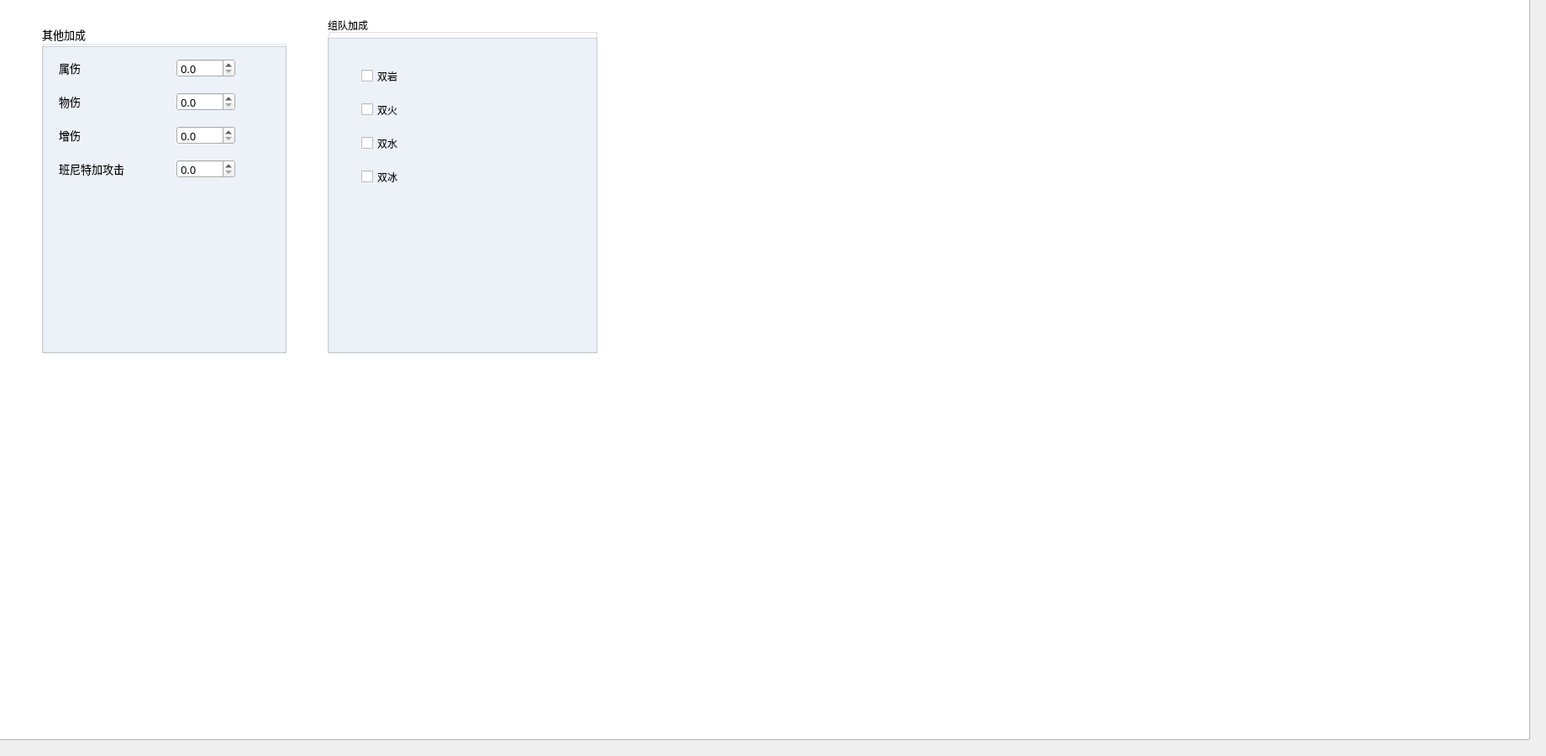
    <widget class="QWidget" name="tab_2">
     <attribute name="title">
      <string>其他增益</string>
     </attribute>
     <widget class="QGroupBox" name="groupBox_5">
      <property name="geometry">
       <rect>
        <x>50</x>
        <y>30</y>
        <width>291</width>
        <height>391</height>
       </rect>
      </property>
      <property name="font">
       <font>
        <family>汉仪文黑-85W</family>
        <pointsize>10</pointsize>
        <weight>50</weight>
        <italic>false</italic>
        <bold>false</bold>
       </font>
      </property>
      <property name="styleSheet">
       <string notr="true"/>
      </property>
      <property name="title">
       <string>其他加成</string>
      </property>
      <widget class="QDoubleSpinBox" name="digit_fd">
       <property name="geometry">
        <rect>
         <x>160</x>
         <y>80</y>
         <width>70</width>
         <height>22</height>
        </rect>
       </property>
       <property name="decimals">
        <number>1</number>
       </property>
       <property name="maximum">
        <double>1000.000000000000000</double>
       </property>
       <property name="singleStep">
        <double>1.000000000000000</double>
       </property>
      </widget>
      <widget class="QLabel" name="label_6">
       <property name="geometry">
        <rect>
         <x>20</x>
         <y>40</y>
         <width>61</width>
         <height>21</height>
        </rect>
       </property>
       <property name="text">
        <string>属伤</string>
       </property>
      </widget>
      <widget class="QLabel" name="label_13">
       <property name="geometry">
        <rect>
         <x>20</x>
         <y>80</y>
         <width>61</width>
         <height>21</height>
        </rect>
       </property>
       <property name="text">
        <string>物伤</string>
       </property>
      </widget>
      <widget class="QDoubleSpinBox" name="digit_ed">
       <property name="geometry">
        <rect>
         <x>160</x>
         <y>40</y>
         <width>70</width>
         <height>22</height>
        </rect>
       </property>
       <property name="decimals">
        <number>1</number>
       </property>
       <property name="maximum">
        <double>1000.000000000000000</double>
       </property>
       <property name="singleStep">
        <double>1.000000000000000</double>
       </property>
      </widget>
      <widget class="QLabel" name="label_18">
       <property name="geometry">
        <rect>
         <x>20</x>
         <y>120</y>
         <width>61</width>
         <height>21</height>
        </rect>
       </property>
       <property name="text">
        <string>增伤</string>
       </property>
      </widget>
      <widget class="QDoubleSpinBox" name="digit_alld">
       <property name="geometry">
        <rect>
         <x>160</x>
         <y>120</y>
         <width>70</width>
         <height>22</height>
        </rect>
       </property>
       <property name="decimals">
        <number>1</number>
       </property>
       <property name="maximum">
        <double>1000.000000000000000</double>
       </property>
       <property name="singleStep">
        <double>1.000000000000000</double>
       </property>
      </widget>
      <widget class="QDoubleSpinBox" name="digit_benett">
       <property name="geometry">
        <rect>
         <x>160</x>
         <y>160</y>
         <width>70</width>
         <height>22</height>
        </rect>
       </property>
       <property name="decimals">
        <number>1</number>
       </property>
       <property name="maximum">
        <double>5000.000000000000000</double>
       </property>
       <property name="singleStep">
        <double>1.000000000000000</double>
       </property>
      </widget>
      <widget class="QLabel" name="label_24">
       <property name="geometry">
        <rect>
         <x>20</x>
         <y>160</y>
         <width>121</width>
         <height>21</height>
        </rect>
       </property>
       <property name="text">
        <string>班尼特加攻击</string>
       </property>
      </widget>
      <widget class="QGraphicsView" name="graphicsView_15">
       <property name="geometry">
        <rect>
         <x>0</x>
         <y>25</y>
         <width>291</width>
         <height>365</height>
        </rect>
       </property>
       <property name="styleSheet">
        <string notr="true">background-color: rgba(224, 234, 244,150)</string>
       </property>
      </widget>
      <zorder>graphicsView_15</zorder>
      <zorder>digit_fd</zorder>
      <zorder>label_6</zorder>
      <zorder>label_13</zorder>
      <zorder>digit_ed</zorder>
      <zorder>label_18</zorder>
      <zorder>digit_alld</zorder>
      <zorder>digit_benett</zorder>
      <zorder>label_24</zorder>
     </widget>
     <widget class="QGraphicsView" name="graphicsView_3">
      <property name="geometry">
       <rect>
        <x>-10</x>
        <y>-10</y>
        <width>1831</width>
        <height>891</height>
       </rect>
      </property>
      <property name="styleSheet">
       <string notr="true">background: url(./data/bg.png);	</string>
      </property>
     </widget>
     <widget class="QGroupBox" name="groupBox_10">
      <property name="geometry">
       <rect>
        <x>390</x>
        <y>20</y>
        <width>321</width>
        <height>401</height>
       </rect>
      </property>
      <property name="styleSheet">
       <string notr="true"/>
      </property>
      <property name="title">
       <string>组队加成</string>
      </property>
      <widget class="QGraphicsView" name="graphicsView_16">
       <property name="geometry">
        <rect>
         <x>0</x>
         <y>25</y>
         <width>321</width>
         <height>375</height>
        </rect>
       </property>
       <property name="styleSheet">
        <string notr="true">background-color: rgba(224, 234, 244,150);
font: 10pt &quot;汉仪文黑-85W&quot;;</string>
       </property>
      </widget>
      <widget class="QCheckBox" name="cb_tm_rock">
       <property name="geometry">
        <rect>
         <x>40</x>
         <y>60</y>
         <width>91</width>
         <height>21</height>
        </rect>
       </property>
       <property name="text">
        <string>双岩</string>
       </property>
      </widget>
      <widget class="QCheckBox" name="cb_tm_fire">
       <property name="geometry">
        <rect>
         <x>40</x>
         <y>100</y>
         <width>91</width>
         <height>21</height>
        </rect>
       </property>
       <property name="text">
        <string>双火</string>
       </property>
      </widget>
      <widget class="QCheckBox" name="cb_tm_watr">
       <property name="geometry">
        <rect>
         <x>40</x>
         <y>140</y>
         <width>91</width>
         <height>21</height>
        </rect>
       </property>
       <property name="text">
        <string>双水</string>
       </property>
      </widget>
      <widget class="QCheckBox" name="cb_tm_ice">
       <property name="geometry">
        <rect>
         <x>40</x>
         <y>180</y>
         <width>91</width>
         <height>21</height>
        </rect>
       </property>
       <property name="text">
        <string>双冰</string>
       </property>
      </widget>
     </widget>
     <zorder>graphicsView_3</zorder>
     <zorder>groupBox_5</zorder>
     <zorder>groupBox_10</zorder>
    </widget>
